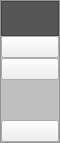
     <widget class="QFrame" name="sidemin">
      <property name="minimumSize">
       <size>
        <width>60</width>
        <height>0</height>
       </size>
      </property>
      <property name="maximumSize">
       <size>
        <width>60</width>
        <height>16777215</height>
       </size>
      </property>
      <property name="styleSheet">
       <string notr="true">QFrame
{
	
	background-color: rgb(191, 191, 191);
}</string>
      </property>
      <property name="frameShape">
       <enum>QFrame::StyledPanel</enum>
      </property>
      <property name="frameShadow">
       <enum>QFrame::Raised</enum>
      </property>
      <layout class="QVBoxLayout" name="verticalLayout">
       <property name="spacing">
        <number>0</number>
       </property>
       <property name="leftMargin">
        <number>0</number>
       </property>
       <property name="topMargin">
        <number>0</number>
       </property>
       <property name="rightMargin">
        <number>0</number>
       </property>
       <property name="bottomMargin">
        <number>0</number>
       </property>
       <item>
        <widget class="QFrame" name="frame">
         <property name="minimumSize">
          <size>
           <width>0</width>
           <height>35</height>
          </size>
         </property>
         <property name="maximumSize">
          <size>
           <width>16777215</width>
           <height>35</height>
          </size>
         </property>
         <property name="styleSheet">
          <string notr="true">QFrame
{
	
	background-color: rgb(86, 86, 86);
}</string>
         </property>
         <property name="frameShape">
          <enum>QFrame::StyledPanel</enum>
         </property>
         <property name="frameShadow">
          <enum>QFrame::Raised</enum>
         </property>
         <layout class="QHBoxLayout" name="horizontalLayout_4">
          <property name="spacing">
           <number>3</number>
          </property>
          <property name="leftMargin">
           <number>3</number>
          </property>
          <property name="topMargin">
           <number>3</number>
          </property>
          <property name="rightMargin">
           <number>3</number>
          </property>
          <property name="bottomMargin">
           <number>3</number>
          </property>
          <item>
           <widget class="QLabel" name="icon">
            <property name="maximumSize">
             <size>
              <width>30</width>
              <height>30</height>
             </size>
            </property>
            <property name="text">
             <string/>
            </property>
            <property name="pixmap">
             <pixmap resource="img.qrc">:/img/img/icon.jpeg</pixmap>
            </property>
            <property name="scaledContents">
             <bool>true</bool>
            </property>
           </widget>
          </item>
          <item>
           <spacer name="horizontalSpacer_2">
            <property name="orientation">
             <enum>Qt::Horizontal</enum>
            </property>
            <property name="sizeHint" stdset="0">
             <size>
              <width>40</width>
              <height>20</height>
             </size>
            </property>
           </spacer>
          </item>
          <item>
           <widget class="QLabel" name="label_2">
            <property name="text">
             <string/>
            </property>
           </widget>
          </item>
         </layout>
        </widget>
       </item>
       <item>
        <widget class="QPushButton" name="patient">
         <property name="text">
          <string/>
         </property>
         <property name="icon">
          <iconset resource="img.qrc">
           <normaloff>:/img/img/diet-plan.png</normaloff>:/img/img/diet-plan.png</iconset>
         </property>
        </widget>
       </item>
       <item>
        <widget class="QPushButton" name="chat">
         <property name="text">
          <string/>
         </property>
         <property name="icon">
          <iconset resource="img.qrc">
           <normaloff>:/img/img/chat.png</normaloff>:/img/img/chat.png</iconset>
         </property>
        </widget>
       </item>
       <item>
        <spacer name="verticalSpacer">
         <property name="orientation">
          <enum>Qt::Vertical</enum>
         </property>
         <property name="sizeType">
          <enum>QSizePolicy::Expanding</enum>
         </property>
         <property name="sizeHint" stdset="0">
          <size>
           <width>20</width>
           <height>40</height>
          </size>
         </property>
        </spacer>
       </item>
       <item>
        <widget class="QPushButton" name="info">
         <property name="text">
          <string/>
         </property>
         <property name="icon">
          <iconset resource="img.qrc">
           <normaloff>:/img/img/information.png</normaloff>:/img/img/information.png</iconset>
         </property>
        </widget>
       </item>
      </layout>
     </widget>
